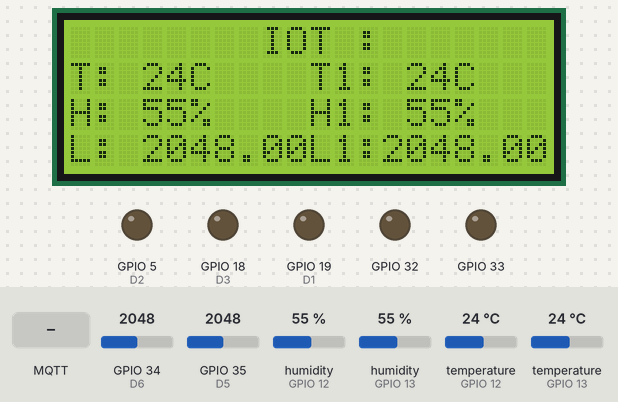
This sketch was run on a simulated ESP32. Shown: 20×4 character LCD, output pins drawn as LEDs (lit = HIGH). Dashed ring = blinking. The inputs (shaded band) are chosen by the test bench; at power-on: temperature (sensors on GPIO 12, GPIO 13) 24 °C, GPIO 34 (D6) = 2048, GPIO 35 (D5) = 2048, humidity (sensors on GPIO 12, GPIO 13) 55 %. WiFi joins after 1.5 s; servers stay silent unless stated; no MQTT or app messages arrive unless stated; what the sketch prints to the serial monitor is not drawn.

Above: at 2.7 s.
2.8 s: temperature (sensor on GPIO 12) set to 29 °C
At 5.1 s:
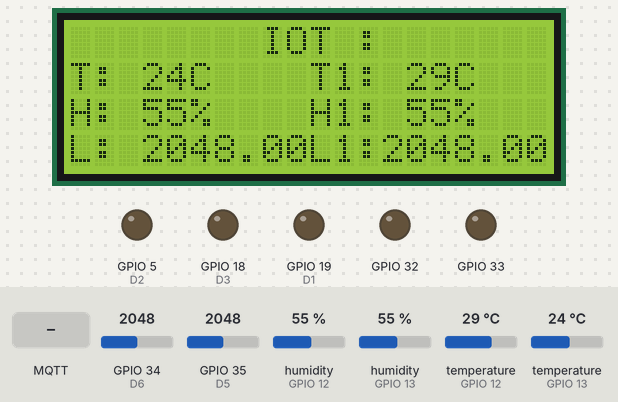
6.2 s: temperature (sensor on GPIO 12) set to 32 °C
At 7.83 s:
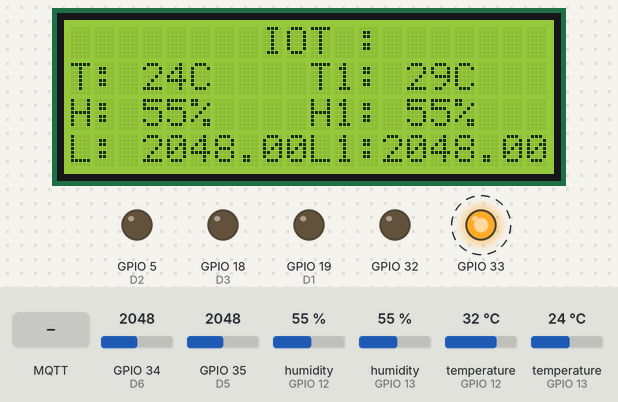
13.6 s: temperature (sensor on GPIO 13) set to 29 °C
At 14.9 s:
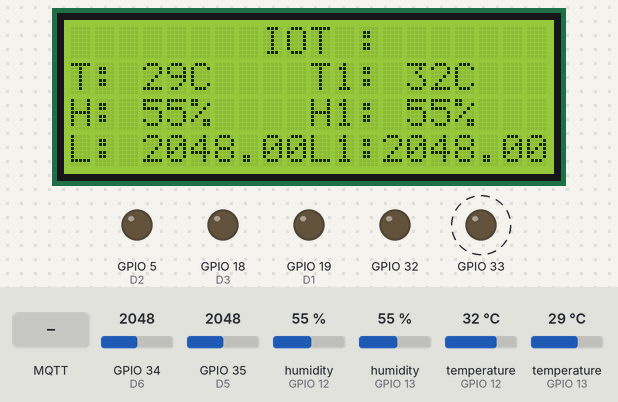
15.4 s: temperature (sensor on GPIO 13) set to 32 °C
At 16.79 s:
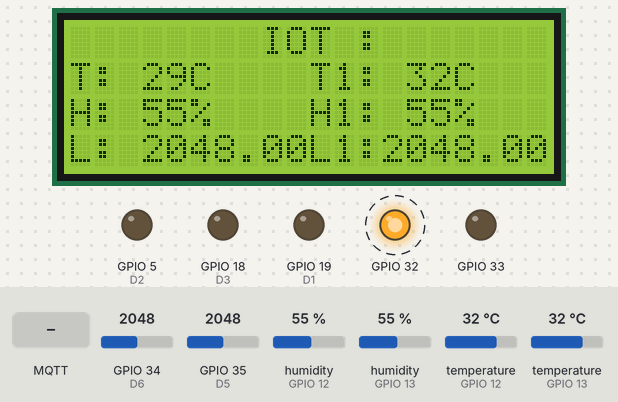
22.6 s: MQTT message "On" arrives on the first subscribed topic
At 23.6 s:
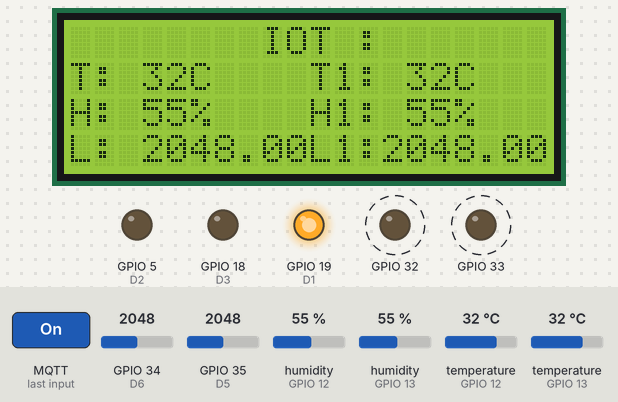
24.7 s: MQTT message "airVentOn" arrives on the third subscribed topic
At 25.5 s:
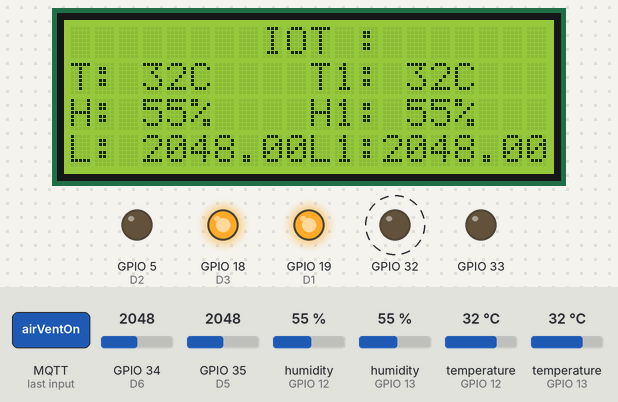
Timing chart, 0 to 28.7 s (numbered marks = the images above; inputs shaded):
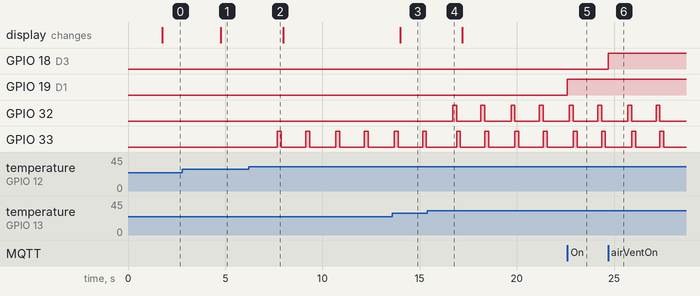

Measured:
- the behaviour switches between 30 and 31 °C on temperature (sensor on GPIO 12) (found by bisection; images 1 and 2)
- the behaviour switches between 30 and 31 °C on temperature (sensor on GPIO 13) (found by bisection; images 3 and 4)
- after the input at 2.8 s, the display: changes after 2.0 s (image 1)
- after the input at 6.2 s, GPIO 33: alternates HIGH for 0.20 s and LOW for 1.3 s, starting after 1.5 s
- after the input at 13.6 s, the display: changes after 0.39 s (image 3)
- after the input at 15.4 s, GPIO 32: alternates HIGH for 0.20 s and LOW for 1.3 s, starting after 1.3 s
- after the input at 22.6 s, GPIO 19 (D1): LOW → HIGH at once
- after the input at 24.7 s, GPIO 18 (D3): LOW → HIGH at once

The sketch:

SensorNetwork.ino
```cpp
#include "DHT.h"
#include <WiFi.h>
#include <PubSubClient.h>
#include "ArduinoJson.h"
#include <Wire.h>
#include <LiquidCrystal_I2C.h>
// Thông tin về wifi

//#define ssid "FPT"
//#define password "000000000"
//#define mqtt_server "192.168.1.26"// local broker
//#define ssid "BVH"
//#define password "aaaaaaaa"
//#define mqtt_server "172.20.10.2"// local broker
#define ssid "Duc"
#define password "tldu9760"
#define mqtt_server " 192.168.97.225"// local broker
LiquidCrystal_I2C lcd(0x27, 20, 4); // Địa chỉ i2c của màn hình 20x04

const uint16_t mqtt_port = 1883; //Port của MQTT

#define topic1 "temperature-humidity"

#define DHTPIN 13
#define DHTPIN1 12
#define D1     19   //lvr  1
#define D2     5    //  2
#define D3     18   //  3
#define D5     35
#define D6     34
#define DHTTYPE DHT11

DHT dht(DHTPIN, DHTTYPE);
DHT dht1(DHTPIN1, DHTTYPE);
WiFiClient espClient;
PubSubClient client(espClient);

float luminance;
float luminance1;
void setup()
{
  lcd.init();
  lcd.backlight();
  lcd.setCursor(8,0);
  lcd.print("IOT :");
  Serial.begin(115200);

  Wire.begin();
  pinMode(A0, INPUT); //gan A0 cho LDR


  setup_wifi();                             //thực hiện kết nối Wifi
  client.setServer(mqtt_server, mqtt_port); // cài đặt server và lắng nghe client ở port 1883
  client.setCallback(callback);             // gọi hàm callback để thực hiện các chức năng publish/subcribe
  client.subscribe("livingroomLight");
  client.subscribe("bedroomLight");
  client.subscribe("airVent");

  pinMode(D1, OUTPUT); // livingroomLight
  pinMode(D2, OUTPUT); // livingroomAirConditioner
  pinMode(D3, OUTPUT); // television
  pinMode(32, OUTPUT);
  pinMode(33, OUTPUT);
//  pinMode(27, OUTPUT);
  dht.begin();
}

// Hàm kết nối wifi
void setup_wifi()
{
  delay(10);
  Serial.println();
  Serial.print("Connecting to ");
  Serial.println(ssid);
  WiFi.begin(ssid, password);
  while (WiFi.status() != WL_CONNECTED)
  {
    delay(500);
    Serial.print(".");
  }
  // in ra thông báo đã kết nối và địa chỉ IP của ESP8266
  Serial.println("");
  Serial.println("WiFi connected");
  Serial.println("IP address: ");
  Serial.println(WiFi.localIP());
}

// Hàm call back để nhận dữ liệu
void callback(char *topic, byte *payload, unsigned int length)
{
  //-----------------------------------------------------------------
  //in ra tên của topic và nội dung nhận được
  Serial.print("Co tin nhan moi tu topic: ");
  Serial.println(topic);
  char p[length + 1];
  memcpy(p, payload, length);
  p[length] = NULL;
  String message(p);

  if (String(topic) == "livingroomLight")
  {
    if (message == "On")
    {
      digitalWrite(D1, HIGH);
    }
    if (message == "Off")
    {
      digitalWrite(D1, LOW);
    }
  }

 if (String(topic) == "bedroomLight")
  {
    if (message == "bedroomLightOn")
    {
      digitalWrite(D2, HIGH);
    }
    if (message == "bedroomLightOFF")
    {
      digitalWrite(D2, LOW);
    }
  }


  if (String(topic) == "airVent")
  {
    if (message == "airVentOn")
    {
      digitalWrite(D3, HIGH);
    }
    if (message == "airVentOff")
    {
      digitalWrite(D3, LOW);
    }
  }
Serial.println(message);
  Serial.write(payload, length);
  Serial.println();
  //-------------------------------------------------------------------------
}

//Hàm reconnect thực hiện kết nối lại khi mất kết nối với MQTT Broker
void reconnect()
{
  while (!client.connected()) // Chờ tới khi kết nối
  {
    String clientId = "ESP8266Client-Mackcest";
    if (client.connect("ESP8266Client-Mackcest")) //kết nối vào broker
    {
        Serial.println("Đã kết nối:");
        //đăng kí nhận dữ liệu từ topic
        client.subscribe("livingroomLight");
        client.subscribe("livingroomAirConditioner");
        client.subscribe("television");
        client.subscribe("bedroomLight");
        client.subscribe("bedroomAirConditioner");
        client.subscribe("airVent");
      }
      else
      {
        // in ra trạng thái của client khi không kết nối được với broker
        Serial.print("Lỗi:, rc=");
        Serial.print(client.state());
        Serial.println(" try again in 5 seconds");
        // Đợi 5s
        delay(5000);
      }
    }
  }

  unsigned long lastMsg = 0;
  void loop()
  {
    if (!client.connected()){// Kiểm tra kết nối
            reconnect();
    }
    client.loop();

    long now = millis();
    if (now - lastMsg > 1500)   // thoi gian pub du lieu
    {
      lastMsg = now;
      int h = dht.readHumidity();
      int t = dht.readTemperature();
      int h1 = dht1.readHumidity();
      int t1 = dht1.readTemperature();
      luminance = analogRead(D5);
      luminance1 = analogRead(D6);
      if( t > 30 ){
        digitalWrite(32, HIGH);
        delay(200);
        digitalWrite(32, LOW);
        }
      if( t1 > 30 ){
        digitalWrite(33, HIGH);
        delay(200);
        digitalWrite(33, LOW);
        }
      lcd.setCursor(0, 1);
      lcd.print("T:        ");
      lcd.setCursor(3, 1);
      lcd.print(t);
      lcd.setCursor(5, 1);
      lcd.print("C");
      lcd.setCursor(10, 1);
      lcd.print("T1:       ");
      lcd.setCursor(14, 1);
      lcd.print(t1);
      lcd.setCursor(16, 1);
      lcd.print("C");
      lcd.setCursor(0, 2);
      lcd.print("H:        ");
      lcd.setCursor(3, 2);
      lcd.print(h);
      lcd.setCursor(5, 2);
      lcd.print("%");
      lcd.setCursor(10, 2);
      lcd.print("H1:       ");
      lcd.setCursor(14, 2);
      lcd.print(h1);
      lcd.setCursor(16, 2);
      lcd.print("%");
      lcd.setCursor(0, 3);
      lcd.print("L:      ");
      lcd.setCursor(3, 3);
      lcd.print(luminance);
      lcd.setCursor(10, 3);
      lcd.print("L1:      ");
      lcd.setCursor(13, 3);
      lcd.print(luminance1);
      // kiem tra DHT duoc noi dung chan hay k
      if (isnan(h) || isnan(t))
      {
        Serial.println(F("Failed to read from DHT sensor!"));
        return;
      }
      if (isnan(h1) || isnan(t1))
      {
        Serial.println(F("Failed to read from DHT sensor!"));
        return;
      }
      char tempString[10];
      sprintf(tempString, "%d", t);
      char humiString[10];
      sprintf(humiString, "%d", h);
      char lightString[10];
      sprintf(lightString, "%f", luminance);

      char tempString1[10];
      sprintf(tempString1, "%d", t1);
      char humiString1[10];
      sprintf(humiString1, "%d", h1);
      char lightString1[10];
      sprintf(lightString1, "%f", luminance1);

      StaticJsonDocument<100> doc;
      doc["Temperature"] = t;
      doc["Humidity"] = h;
      doc["Light"] = luminance;
      doc["Temperature1"] = t1;
      doc["Humidity1"] = h1;
      doc["Light1"] = luminance1;

      char buffer[256];
      serializeJson(doc, buffer);
      client.publish("temperature-humidity", buffer);
      Serial.println(buffer);
    }
  }
```
